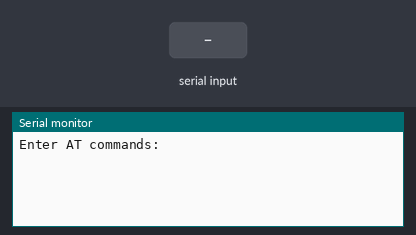
Bench run of a sketch on a simulated Arduino Uno, built with avr-gcc and run on an emulated ATmega328P. Parts: the last lines printed to the serial monitor. Inputs (shaded band) come from the test bench.

Above: at 1.2 s.
1.3 s: "1" received over the second serial link
At 2.0 s:
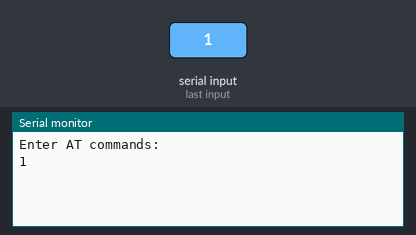
2.8 s: "0" received over the second serial link
At 3.1 s:
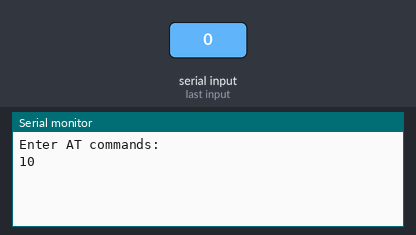

Measured:
- after the input at 1.3 s, the serial monitor: prints a new line at once (image 1)
- after the input at 2.8 s, the serial monitor: prints a new line at once (image 2)

The sketch:

bluetoothTest.ino
```cpp
#include <SoftwareSerial.h>

#define rx 2
#define tx 3
SoftwareSerial BTserial(rx, tx);


void setup()
{
  Serial.begin(9600);
  Serial.println("Enter AT commands:");

  BTserial.begin(9600);
}

void loop()
{
  if (BTserial.available())
  {
    Serial.write(BTserial.read());
  }

  if (Serial.available())
  {
    BTserial.write(Serial.read());
  }
}
```
